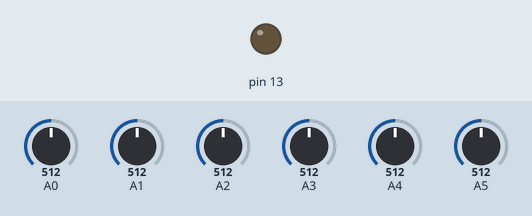
Simulated run of this sketch. Board: Arduino Uno, built with avr-gcc and run on an emulated ATmega328P. Parts: output pins drawn as LEDs (lit = HIGH). The test bench sets the inputs (shaded band); at power-on: A0 = 512, A1 = 512, A2 = 512, A3 = 512, A4 = 512, A5 = 512. What the sketch prints to the serial monitor is not drawn.

Above: at 0.1 s.
At 0.6 s:
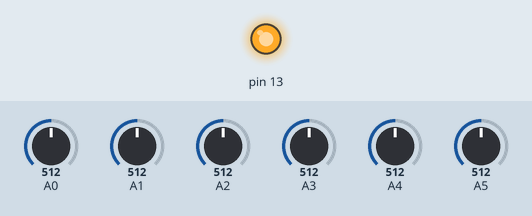
Timing chart, 0 to 7.0 s (numbered marks = the images above):
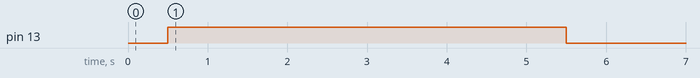

The sketch:

Crico.ino
```cpp
#include <QTRSensors.h>
// This example is designed for use with six QTR-1A sensors or the first six sensors of a
// QTR-8A module.  These reflectance sensors should be connected to analog inputs 0 to 5.
// The QTR-8A's emitter control pin (LEDON) can optionally be connected to digital pin 2,
// or you can leave it disconnected and change the EMITTER_PIN #define below from 2 to
// QTR_NO_EMITTER_PIN.
// The setup phase of this example calibrates the sensor for ten seconds and turns on
// the LED built in to the Arduino on pin 13 while calibration is going on.
// During this phase, you should expose each reflectance sensor to the lightest and
// darkest readings they will encounter.
// For example, if you are making a line follower, you should slide the sensors across the
// line during the calibration phase so that each sensor can get a reading of how dark the
// line is and how light the ground is.  Improper calibration will result in poor readings.
// If you want to skip the calibration phase, you can get the raw sensor readings
// (analog voltage readings from 0 to 1023) by calling qtra.read(sensorValues) instead of
// qtra.readLine(sensorValues).
// The main loop of the example reads the calibrated sensor values and uses them to
// estimate the position of a line.  You can test this by taping a piece of 3/4" black
// electrical tape to a piece of white paper and sliding the sensor across it.  It
// prints the sensor values to the serial monitor as numbers from 0 (maximum reflectance)
// to 1000 (minimum reflectance) followed by the estimated location of the line as a number
// from 0 to 5000.  1000 means the line is directly under sensor 1, 2000 means directly
// under sensor 2, etc.  0 means the line is directly under sensor 0 or was last seen by
// sensor 0 before being lost.  5000 means the line is directly under sensor 5 or was
// last seen by sensor 5 before being lost.
#define NUM_SENSORS             6  // number of sensors used
#define NUM_SAMPLES_PER_SENSOR  4  // average 4 analog samples per sensor reading
#define EMITTER_PIN             2  // emitter is controlled by digital pin 2
// sensors 0 through 5 are connected to analog inputs 0 through 5, respectively
// m=Max, n=Min
// 0=a, 1=b, 2=c, 3=d, 4=e, 5=f
QTRSensorsAnalog qtra((unsigned char[]) {0, 1, 2, 3, 4, 5},
  NUM_SENSORS, NUM_SAMPLES_PER_SENSOR, EMITTER_PIN);
unsigned int sensorValues[NUM_SENSORS];
void setup()
{
  delay(500);
  pinMode(13, OUTPUT);
  digitalWrite(13, HIGH);// turn on Arduino's LED to indicate we are in calibration mode
  for (int i = 0; i < 200; i++)  // make the calibration take about 10 seconds
  {
    qtra.calibrate();// reads all sensors 10 times at 2.5 ms per six sensors (i.e. ~25 ms per call)
  }
  digitalWrite(13, LOW);// turn off Arduino's LED to indicate we are through with calibration
  // print the calibration minimum values measured when emitters were on
  Serial.begin(9600);
  Serial.println("");
  for (int i = 0; i < NUM_SENSORS; i++)
  {
    Serial.print('n');
    Serial.print(i+1);
    Serial.println(qtra.calibratedMinimumOn[i]);
  }
  // print the calibration maximum values measured when emitters were on
  for (int i = 0; i < NUM_SENSORS; i++)
  {
    Serial.print('m');
    Serial.print(i+1);
    Serial.println(qtra.calibratedMaximumOn[i]);
  }
  delay(1000);
}
void loop()
{
  // read calibrated sensor values and obtain a measure of the line position from 0 to 5000
  // To get raw sensor values, call:
  // qtra.read(sensorValues); instead of unsigned int position = qtra.readLine(sensorValues);
  unsigned int position = qtra.readLine(sensorValues);
  // print the sensor values as numbers from 0 to 1000, where 0 means maximum reflectance and
  // 1000 means minimum reflectance, followed by the line position
  for (unsigned char i = 0; i < NUM_SENSORS; i++)
  {
    if (i == 0)
    {
      Serial.print('a');
      Serial.println(sensorValues[i]);
    }
    if (i == 1)
    {
      Serial.print('b');
      Serial.println(sensorValues[i]);
    }
    if (i == 2)
    {
      Serial.print('c');
      Serial.println(sensorValues[i]);
    }
    if (i == 3)
    {
      Serial.print('d');
      Serial.println(sensorValues[i]);
    }
    if (i == 4)
    {
      Serial.print('e');
      Serial.println(sensorValues[i]);
    }
    if (i == 5)
    {
      Serial.print('f');
      Serial.println(sensorValues[i]);
    }
  }
  //Serial.println(position);
  delay(3);
}
```
